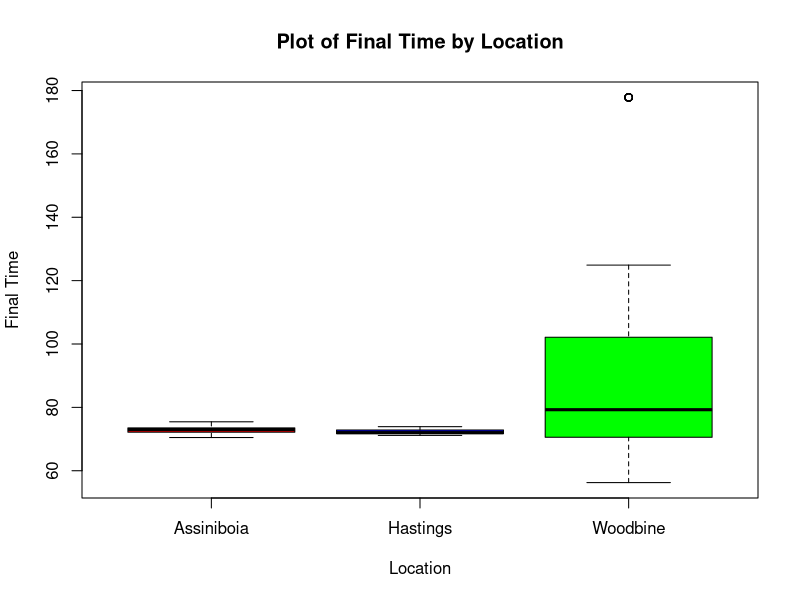
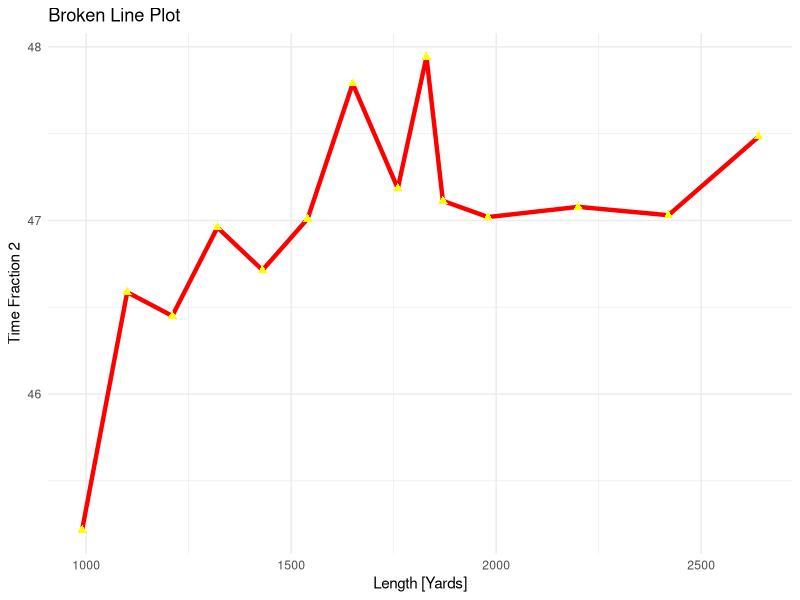

Write R code to recreate these figures, in order.
## ---- chunk 1
knitr::opts_chunk$set(echo = TRUE, warning = FALSE)
## ---- chunk 2
library(knitr)
#opts_chunk$set(tidy.opts=list(width.cutoff=70),tidy=TRUE)
## ---- chunk 3
# Load the dataset
woodbine_data <- read.csv("HRN woodbine scraped data 2023-12-04.csv")

library(plyr)
library(tidyverse)
#Use ddply to summarize based on racecount and only display information that are 
#consistent per race
woodbine_race <- woodbine_data %>% ddply("racecount", summarize, 
                                         racecount = first(racecount),
                                         meet_location = first(meet_location),
                                         meet_wday = first(meet_wday),
                                         meet_mday = first(meet_mday),
                                         meet_year = first(meet_year),
                                         purse = first(purse),
                                         time_frac1 = first(time_frac1),
                                         time_frac2 = first(time_frac2),
                                         time_frac3 = first(time_frac3),
                                         time_frac4 = first(time_frac4),
                                         time_frac5 = first(time_frac5),
                                         time_final = first(time_final),
                                         track_length = first(track_length),
                                         track_type = first(track_type),
                                         race_class = first(race_class),
                                         dist_frac1 = first(dist_frac1),
                                         dist_frac2 = first(dist_frac2),
                                         dist_frac3 = first(dist_frac3),
                                         dist_frac4 = first(dist_frac4),
                                         dist_frac5 = first(dist_frac5))


# Display the first 3 rows of the new dataset
woodbine_race[1:3,]
## ---- chunk 4
#Average Race final times per Track Length
by(woodbine_race$time_final, woodbine_race$track_length, function(x) round(mean(x), 2)) %>% 
  knitr::kable(col.names = c("Event length", "Average Time"))
## ---- chunk 5
#Rounded odds probability of a horse coming second
woodbine_data %>% mutate(rounded_odds = round(horse_odds_decimal)) %>% 
  ddply("rounded_odds", summarize,
        Mean_Time = round(mean(horse_place == 2, na.rm = TRUE), 3)) %>% 
  knitr::kable(col.names = c("Rounded Odds", "Probability of 2nd"))
## ---- chunk 6
sample1 <- woodbine_race %>%
  filter(track_type != "All Weather Track" & track_length == "6F")

# Create sample2
sample2 <- woodbine_race %>%
  filter(track_type == "All Weather Track" & track_length == "6F")

# Perform t-test
t.test(sample1$time_final, sample2$time_final)
## ---- chunk 7
#Read the Hastings and Assiniboia Race data
hastings_data <- read.csv("HRN hastings scraped data 2023-12-04.csv")
assiniboia_data <- read.csv("HRN assiniboia scraped data 2023-12-04.csv")
#Only use the final time for races where track length is 6F for all three locations
assiniboia_race <- assiniboia_data[assiniboia_data$track_length == "6F", "time_final"]
hastings_race <- hastings_data[hastings_data$track_length == "6F", "time_final"]
woodbine_race <- woodbine_data[woodbine_data$track_length == "6F", "time_final"]
#Create a list containing all three locations
all_data <- list(assiniboia_race, hastings_race, woodbine_race)
#Plot these finish times using a box plot
boxplot(all_data, col = c("red", "blue", "green"), main = "Plot of Final Time by Location",
        xlab = "Location", ylab = "Final Time", names = c("Assiniboia", "Hastings", "Woodbine"))
## ---- chunk 8
#Create a dataframe consisting of the name of horses and the number of wins
winning_horse <- woodbine_data[woodbine_data$horse_place == 1 
                               & !is.na(woodbine_data$horse_place),] %>% 
  ddply("horse_name",summarize, wins=length(racecount)) %>% 
  arrange(desc(wins))
#Top 5 winning horses need to be added into a table
head(winning_horse, 5) %>%
  knitr::kable(col.names = c("Horse", "Wins"))
## ---- chunk 9
#Create dataframe with horse information and new column with number of horses
modified_data <- woodbine_data[, c("racecount","horse_name","horse_place","purse")] %>%
  drop_na(horse_place)%>%
  group_by(racecount) %>%
  mutate(num_horses = sum(!horse_place %in% c(1, 2, 3)))

#Add new column (prizes) which calculates each horse's prize money
prizes <- modified_data %>%
  mutate(prize = ifelse(horse_place == 1, 0.6 * purse, 
                        ifelse(horse_place == 2, 0.2 * purse, 
                               ifelse(horse_place == 3, 0.1 * purse,
                                       0.1 * purse/num_horses))) ,)

#Calculate cumulative prizes for each horse and arrange in descending order
complete_prizes <- prizes %>% ddply("horse_name", summarize,Prize_Money = sum(prize)) %>% 
  arrange(desc(Prize_Money))
#Print 5 largest earned prizes in a table
head(complete_prizes, 5) %>%
  knitr::kable(col.names = c("Horse", "Prize Money"))
## ---- chunk 10

library(stringr)
#Function to read a distance in string and return numeric value in yards
convert_to_yards_regex <- function(distance_string) {
  #Regex to Map in format - 15M or 16 F
  match_result1 <- str_match(distance_string, "^(\\d+)([MF])$")
  #Regex to Map in format - 15 4/13M or 16 4/5F
  match_result2 <- str_match(distance_string, "^(\\d+)\\s(\\d+)/(\\d+)([MF])$")
  #Regex to Map in format - 15M 10Y or 16 F 5Y
  match_result3 <- str_match(distance_string, "^(\\d+)([MF])\\s(\\d+)[Y]$")
  if (!is.na(match_result1[,1])) {
    #Get Values if in Format 1
    numeric_value <- as.numeric(match_result1[, 2])
    unit <- as.character(match_result1[, 3])
    yards <- 0
  }
  else if (!is.na(match_result2[,1])) {
    #Get Values if in Format 2
    numerator <- as.numeric(match_result2[, 3])
    denominator <- as.numeric(match_result2[, 4])
    numeric_value <- as.numeric(match_result2[, 2]) + (numerator / denominator)
    unit <- as.character(match_result2[, 5])
    yards <- 0
  }
  else if (!is.na(match_result3[,1])) {
    #Get Values if in Format 3
    # Handle the case with a space, a '/', and a second number
    yards <- as.numeric(match_result3[, 4])
    numeric_value <- as.numeric(match_result3[, 2])
    unit <- as.character(match_result3[, 3])
  }
    #Calculate yards depending on unit
    if (unit == "F") {
      # Convert furlongs to yards (1 Furlong = 220 yards)
      return((numeric_value * 220) + yards)
    } 
    else if (unit == "M") {
      # Convert miles to yards (1 Mile = 1760 yards)
      return((numeric_value * 1760)+ yards)
    }
}

#Adding a new column calculating track length in yards
woodbine_tracks <- woodbine_data %>%
  rowwise() %>%
  mutate(track_length_yards = convert_to_yards_regex(track_length)) %>%
  ungroup()
#Filter out track length that is between 4 1/2F and 1 9/16M inclusive
woodbine_tracks_filtered <- woodbine_tracks%>%
  filter(!is.na(track_length_yards) & track_length_yards >= 990 & track_length_yards <= 2750)

#Plotting filtered track_length with its mean time fractions for a broken line plot
plot = ddply(woodbine_tracks_filtered, "track_length_yards",summarise,
               AvgTime = mean(time_frac2, na.rm=T))
cplot <- ggplot(data = plot, aes(x = track_length_yards, y = AvgTime)) +
  geom_line(color = "red", size = 1.5) +
  geom_point(shape = 17, color = "yellow", size = 2) +
  theme_minimal() +
  labs(title = "Broken Line Plot",
       x = "Length [Yards]",
       y = "Time Fraction 2")
print(cplot)

## ---- chunk 11
#Quadratic Model
model <- lm(AvgTime ~ poly(track_length_yards, degree = 2, raw = TRUE), data = plot)

cat("\n Coefficients:\n", coef(model),
    "\n Residual Standard Error: ", summary(model)$sigma, 
    "\n R-squared: ", summary(model)$r.squared, "\n")
#Summary of model
summary(model)
